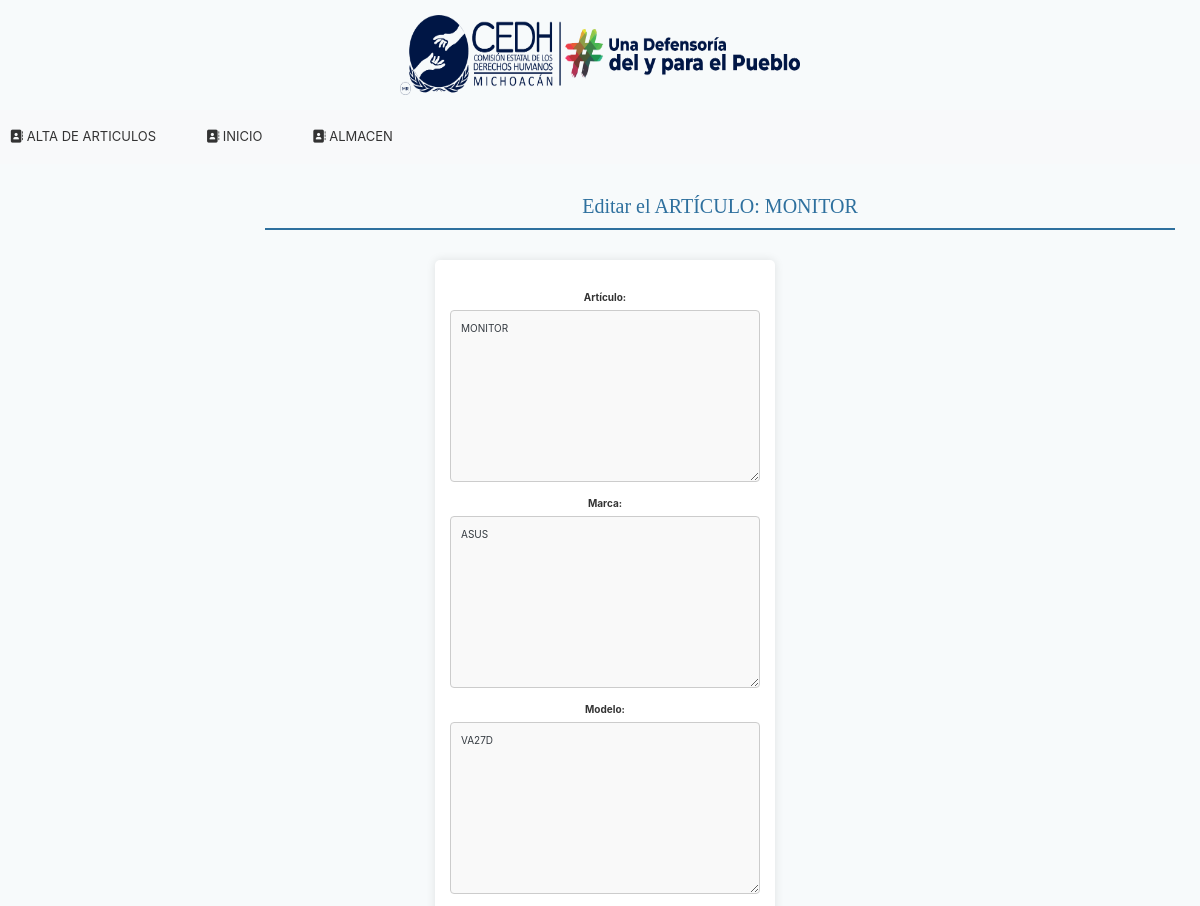
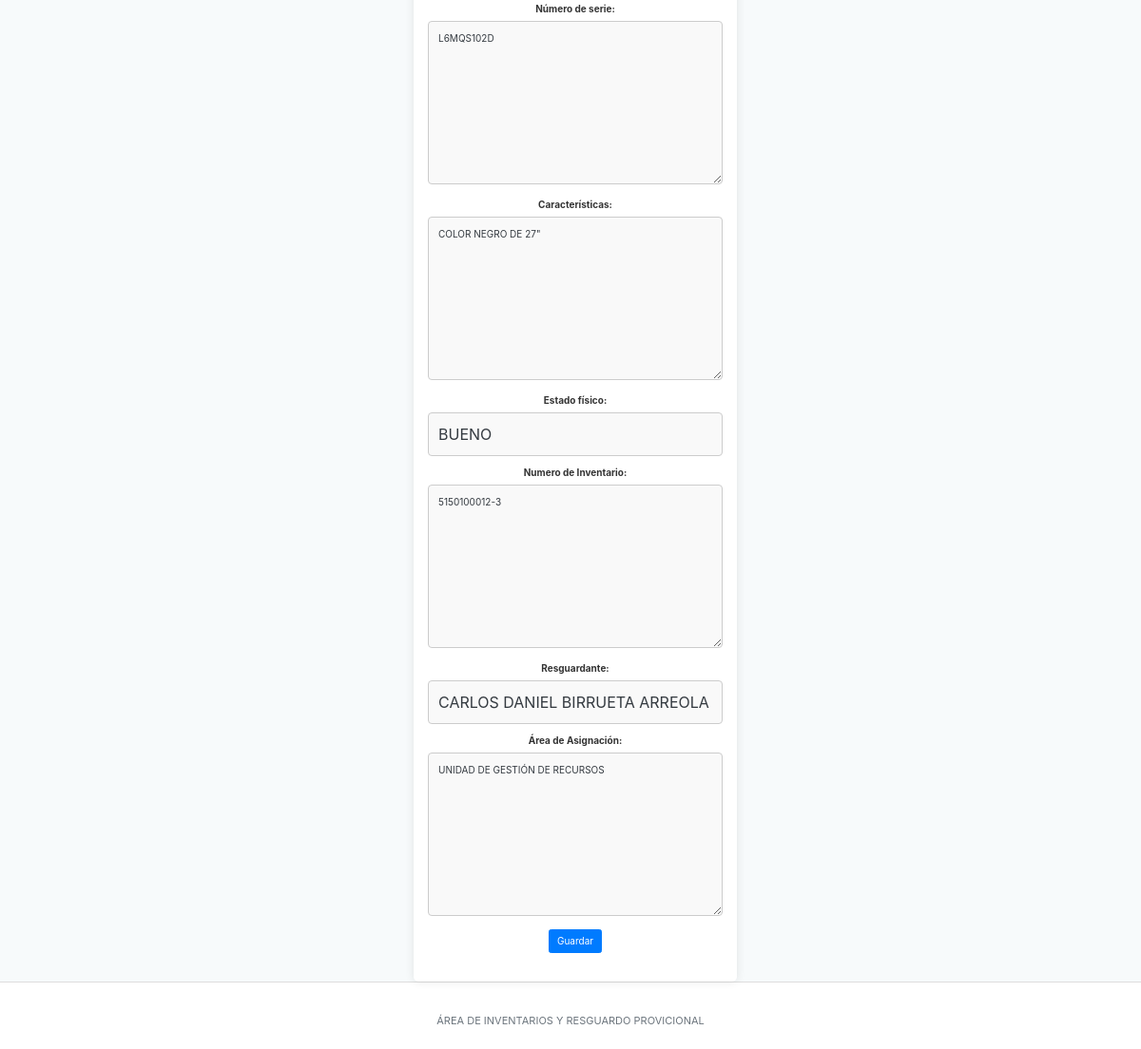
The page /editar/2/ on the database its author committed (2 pictures, top to bottom).
### inicio/models.py (models this page shows, shortened)
class Articulos(models.Model): #Define la estructura de nuestra tabla
    articulo = models.TextField() #Texto largo
    marca = models.TextField()
    modelo = models.TextField()
    serie = models.TextField()
    caracteristicas  = models.TextField()
    estado = models.CharField(max_length=10)
    n_inventario = models.TextField()
    resguardante = models.CharField(max_length=255)
    area = models.TextField()
    created = models.DateTimeField(auto_now_add=True) #Fecha y tiempo
    updated = models.DateTimeField(auto_now_add=True)
    class Meta:
        verbose_name = "Articulo"
        verbose_name = "Articulos"
        ordering = ["-created"]

### inicio/views.py (the view)
# urls.py: path('editar/<int:articulo_id>/', views.editar, name='editar'),
def editar(request, articulo_id):
    articulo = get_object_or_404(Articulos, id=articulo_id)
    if request.method == 'POST':
        form = ArticulosForm(request.POST, instance=articulo)
        if form.is_valid():
            form.save()
            return redirect('almacen')
    else:
        form = ArticulosForm(instance=articulo)
    return render(request, 'almacen/editar.html', {'form': form, 'articulo': articulo})

### inicio/forms.py
class ArticulosForm(forms.ModelForm):
    class Meta:
        model = Articulos
        fields = ['articulo', 'marca', 'modelo', 'serie', 'caracteristicas', 'estado', 'n_inventario','resguardante','area']

### almacen/templates/almacen/editar.html (shortened to what this page needs)
{% extends "almacen/layout.html" %}
{% block Encabezado %}
<div class="page-header">
  <div class="titulo">
    <h1>Editar el ARTÍCULO: {{ articulo.articulo }}</h1>
  </div>
</div>
{% endblock %}
{% block Contenido_almacen %}
<div class="form-container" style="margin-left: 170px;">
    <form class="form-horizontal" method="POST">
        <div class="form-group">
            <label for="{{ form.articulo.id_for_label }}">Artículo:</label>
            {{ form.articulo }}
        </div>
        <div class="form-group">
            <label for="{{ form.marca.id_for_label }}">Marca:</label>
            {{ form.marca }}
        </div>
        <div class="form-group">
            <label for="{{ form.modelo.id_for_label }}">Modelo:</label>
            {{ form.modelo }}
        </div>
        <div class="form-group">
            <label for="{{ form.serie.id_for_label }}">Número de serie:</label>
            {{ form.serie }}
        </div>
        <div class="form-group">
            <label for="{{ form.caracteristicas.id_for_label }}">Características:</label>
            {{ form.caracteristicas }}
        </div>
        <div class="form-group">
            <label for="{{ form.estado.id_for_label }}">Estado físico:</label>
            {{ form.estado }}
        </div>
        <div class="form-group">
            <label for="{{ form.n_inventario.id_for_label }}">Numero de Inventario:</label>
            {{ form.n_inventario }}
        </div>
        <div class="form-group">
            <label for="{{ form.reguardante.id_for_label }}">Resguardante:</label>
            {{ form.resguardante }}
        </div>
        <div class="form-group">
            <label for="{{ form.area.id_for_label }}">Área de Asignación:</label>
            {{ form.area }}
        </div>
        <button type="submit" class="btn btn-primary">Guardar</button>
    </form>
</div>
{% endblock %}

### almacen/static/almacen/css/londinium-theme.css (style rules this page uses)
.panel-toolbar:after, .page-header:after, .header-bar-stats .page-stats li:after, .panel-heading:after { content: ""; display: table; clear: both; }
html { height: 100%; }
body { font-family: 'Open Sans', sans-serif; font-size: 12px; position: relative; min-height: 100%; }
h1, h2, h3, h4, h5, h6, .h1, .h2, .h3, .h4, .h5, .h6 { font-weight: 600; line-height: 1.42857143; margin-top: 0; }
h1, .h1 { font-size: 24px; }
label { font-weight: 600; }
.page-header { padding: 0; margin: 0; position: relative; border: 0; }
.form-group { margin-bottom: 20px; }
input[type=text], input[type=password], textarea { -webkit-appearance: none; }
.btn { padding: 7px 16px 8px 16px; font-size: 12px; font-weight: 600; border-radius: 2px; -webkit-border-radius: 2px; -moz-border-radius: 2px; -webkit-user-select: none; -moz-user-select: none; -ms-user-select: none; -o-user-select: none; user-select: none; }
.btn-primary { background-color: #546672; border-color: #546672; }

### rows shown on the page
Articulos: articulo "MONITOR", marca "ASUS", modelo "VA27D", serie "L6MQS102D", caracteristicas "COLOR NEGRO DE 27\"", estado "BUENO", n_inventario "5150100012-3", resguardante "CARLOS DANIEL BIRRUETA ARREOLA", area "UNIDAD DE GESTIÓN DE RECURSOS"
